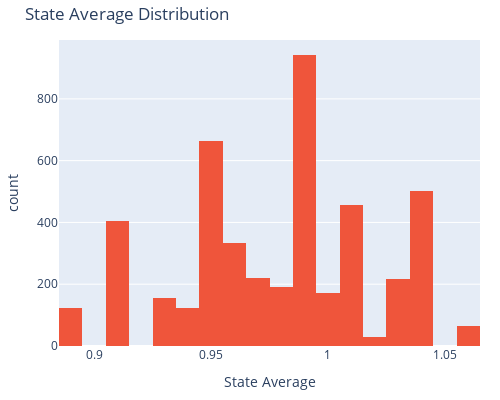

Notebook code for this chart:
### Markdown cell above
Next, do the same thing for the state averages. The range is smaller, which makes sense, as the previous Score distribution directly presents outliers.

### Code cell
fig = px.histogram(medicare_df, 
                   x='State Average', 
                   title='State Average Distribution', 
                   color_discrete_sequence=['#EF553B'])
fig.update_layout(width=500, height=400, margin=dict(l=20, r=20, b=20, t=40))
fig.show()

### Figure 1 — Plotly figure (JSON) as saved in the notebook; plotly's stock layout.template omitted (floating-point values rounded to 4 significant figures; data arrays with more than 128 entries replaced by an {"elided": "..."} marker saying what was removed)
{"data": [{"alignmentgroup": "True", "bingroup": "x", "hovertemplate": "State Average=%{x}<br>count=%{y}<extra></extra>", "legendgroup": "", "marker": {"color": "#EF553B"}, "name": "", "offsetgroup": "", "orientation": "v", "showlegend": false, "type": "histogram", "x": {"elided": "4712 str values"}, "xaxis": "x", "yaxis": "y"}], "layout": {"barmode": "relative", "height": 400, "legend": {"tracegroupgap": 0}, "margin": {"b": 20, "l": 20, "r": 20, "t": 40}, "title": {"text": "State Average Distribution"}, "width": 500, "xaxis": {"anchor": "y", "domain": [0, 1], "title": {"text": "State Average"}}, "yaxis": {"anchor": "x", "domain": [0, 1], "title": {"text": "count"}}}}
